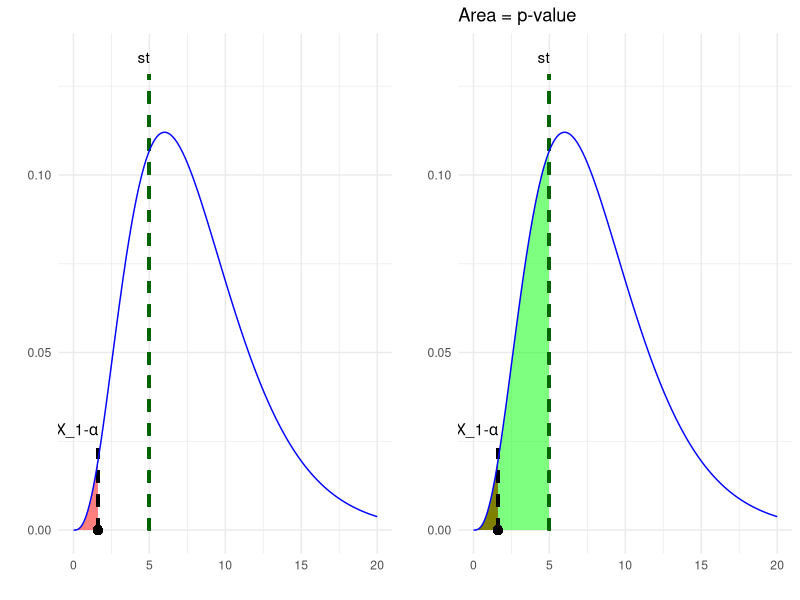

Recreate this plot in R.
# Installare e caricare ggplot2
library(ggplot2)
library(gridExtra)
# Definire i parametri della distribuzione normale
mu <- 0    # Media
sigma <- 1 # Deviazione standard
lib <- 8

# Generare una sequenza di valori per l'asse x
x <- seq(0, 20, length.out = 10000/2)

# Calcolare la densità della distribuzione normale
y <- dchisq(x=x, df=lib)

# Creare un dataframe
df <- data.frame(x = x, y = y)
st <- 5
st_end <- dchisq(x=st, df=lib)*1.2

alpha <- 1.6
d_val <- dchisq(x=alpha, df=lib)*1.2
stringa_linea <- expression(paste("X_1-",alpha))
# Creare il grafico con ggplot2
p <- ggplot(df, aes(x = x, y = y)) +
  geom_area(data = subset(df, x <=alpha), aes(x = x, y = y), fill = "red", alpha = 0.5) +
  geom_segment(aes(x = alpha, xend = alpha, y = 0, yend = d_val), 
               color = "black", linetype = "dashed", size = 1) +
  annotate("text", x = alpha, y =d_val+0.005, label =stringa_linea, hjust=1) +
  
  geom_segment(aes(x = st, xend = st, y = 0, yend = st_end), 
               color = "darkgreen", linetype = "dashed", size = 1) +
  annotate("text", x = st, y =st_end+0.005, label ="st", hjust=1) +
  geom_point(aes(x=alpha, y=0), size=2.5)+
  geom_line(color = "blue") +
  labs(title = "",
       x = "",
       y = "") +
  theme_minimal()

p2 <- ggplot(df, aes(x = x, y = y)) +
  geom_area(data = subset(df, x <=alpha), aes(x = x, y = y), fill = "red", alpha = 1.5) +
  geom_area(data = subset(df, x <=st), aes(x = x, y = y), fill = "green", alpha = 0.5) +
  
  geom_segment(aes(x = alpha, xend = alpha, y = 0, yend = d_val), 
               color = "black", linetype = "dashed", size = 1) +
  annotate("text", x = alpha, y =d_val+0.005, label =stringa_linea, hjust=1) +
  
  geom_segment(aes(x = st, xend = st, y = 0, yend = st_end), 
               color = "darkgreen", linetype = "dashed", size = 1) +
  annotate("text", x = st, y =st_end+0.005, label ="st", hjust=1) +
  geom_point(aes(x=alpha, y=0), size=2.5)+
  geom_line(color = "blue") +
  labs(title = "Area = p-value",
       x = "",
       y = "") +
  theme_minimal()


grid.arrange(p, p2, ncol = 2)
